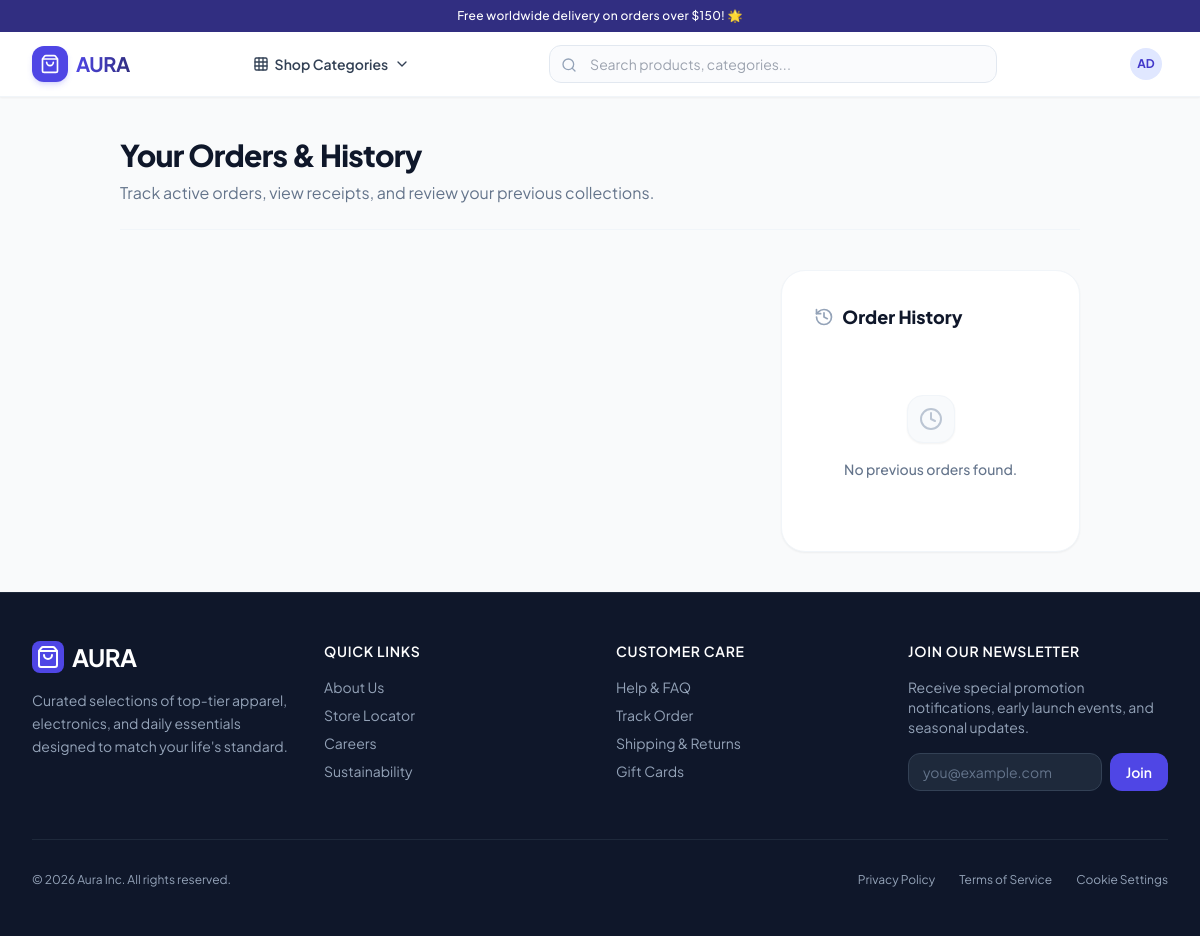
The page /orders/ordered-items (signed in) on the database as committed earlier.
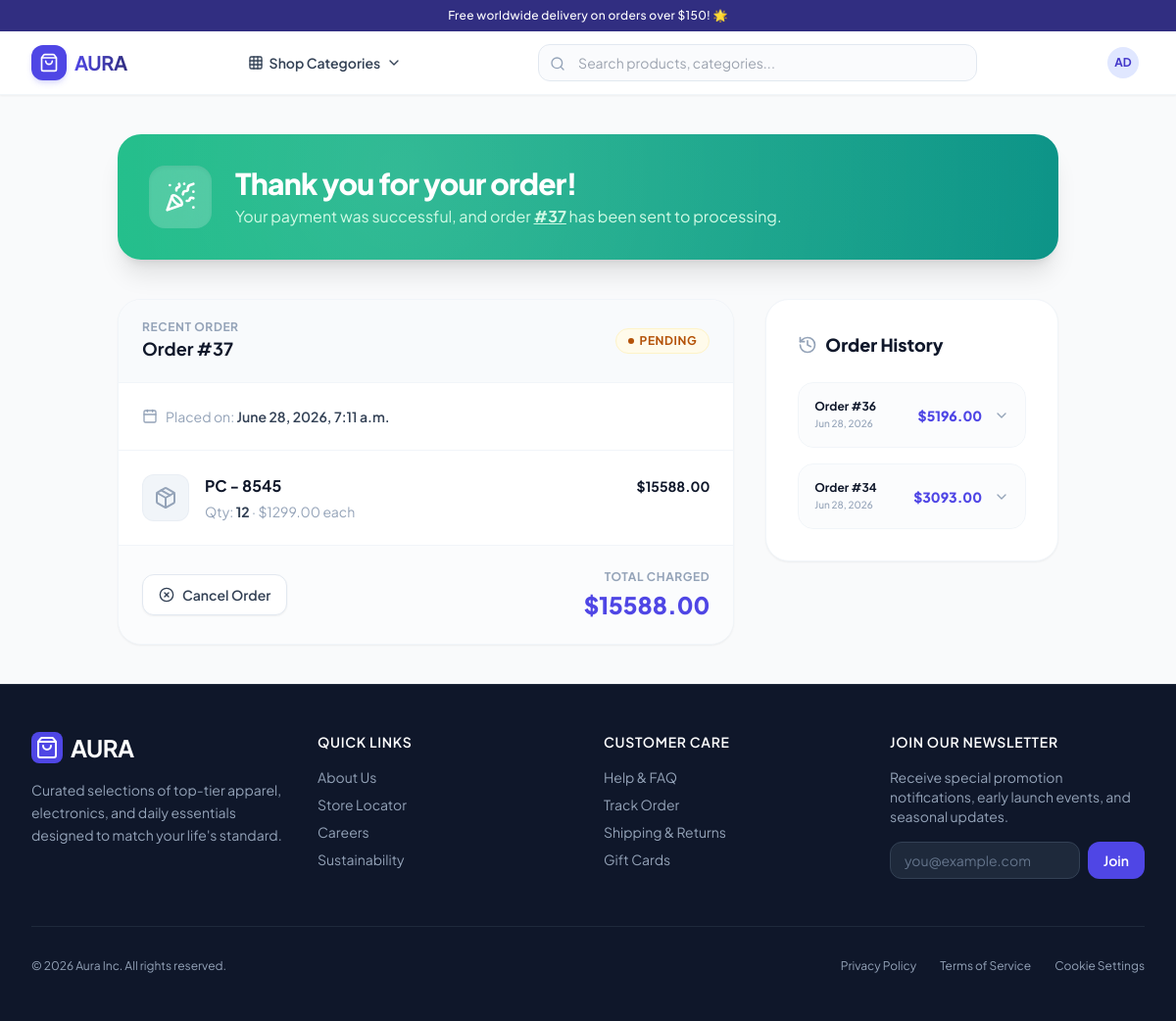
The same page on the database as committed later.
### orders/models.py (models this page shows, shortened)
class Order(models.Model):
    STATUS = (
        ('pending', 'Pending'),
        ('shipped' ,'Shipped'),
        ('delivered', 'Delivered'),
        ('cancelled', 'Cancelled')
    )
    user = models.ForeignKey(CustomUser, on_delete=models.CASCADE)
    status = models.CharField(max_length=20, choices=STATUS)
    created_at = models.DateTimeField(auto_now_add=True)
    def get_total_price(self):
        return sum(item.quantity * item.price_at_purchase for item in self.items.all())

class OrderItem(models.Model):
    order = models.ForeignKey(Order, on_delete=models.CASCADE, related_name='items')
    product = models.ForeignKey(Product, on_delete=models.CASCADE)
    quantity = models.IntegerField(default=1)
    price_at_purchase = models.DecimalField(max_digits=20, decimal_places=2)
    def get_subtotal(self):
        return self.quantity * self.price_at_purchase

### products/models.py (models this page shows, shortened)
class Product(models.Model):
    name = models.CharField(max_length=100)
    desc = models.CharField(max_length=500, null=True, blank=True)
    price = models.DecimalField(max_digits=20, decimal_places=2)
    quantity = models.IntegerField(default=0)
    is_active = models.BooleanField(default=True)
    image = models.ImageField(upload_to='products/', null=True, blank=True)
    subcategory = models.ForeignKey(Subcategory, on_delete=models.CASCADE, related_name='products', null=True, blank=True)
    created_at = models.DateTimeField(auto_now_add=True)

### orders/views.py (the view)
# urls.py: path('orders/ordered-items', OrderedItemsView.as_view(), name='order-success'),
class OrderedItemsView(LoginRequiredMixin, View):
    def get(self, request):
        user = request.user
        orders = Order.objects.filter(user=user).prefetch_related('items__product').order_by('-created_at')
        latest_order = orders.first()
        latest_order_total = 0
        if latest_order:
            latest_order_total = sum(
                item.quantity * item.price_at_purchase
                for item in latest_order.items.all()
            )
        context = {
            'orders': orders,
            'latest_order': latest_order,
            'latest_order_total': latest_order_total
        }
        return render(request, 'orders/order-success.html', context)

### products/context_processors.py (called while the page is built)
def categories_processor(request):
    context = {
        'categories': Category.objects.prefetch_related('subcategories').all()
    }
    if request.user.is_authenticated:
        context['saved_count'] = Saved.objects.filter(user=request.user).count()
    return context

### templates/orders/order-success.html (shortened to what the changed rows need)
{% extends 'base.html' %}
{% block content %}
<div class="max-w-5xl mx-auto px-4 sm:px-6 lg:px-8 py-10" x-data="{ activeOrder: null }">
    {% if latest_order %}
    <div class="bg-gradient-to-r from-emerald-500 to-teal-600 rounded-3xl p-8 text-white shadow-xl mb-10 relative overflow-hidden">
        <div class="absolute inset-0 bg-[radial-gradient(circle_at_30%_30%,rgba(255,255,255,0.15),transparent)]"></div>
        <div class="relative z-10 flex flex-col md:flex-row items-center gap-6 text-center md:text-left">
            <div class="w-16 h-16 bg-white/20 backdrop-blur-md rounded-2xl flex items-center justify-center text-white shrink-0 shadow-inner animate-bounce">
                <i data-lucide="party-popper" class="w-8 h-8"></i>
            </div>
            <div>
                <h1 class="text-2xl sm:text-3xl font-extrabold tracking-tight">Thank you for your order!</h1>
                <p class="text-emerald-100 text-sm sm:text-base mt-1">
                    Your payment was successful, and order <span class="font-bold underline">#{{ latest_order.id }}</span> has been sent to processing.
                </p>
            </div>
        </div>
    </div>
    {% else %}
    <div class="border-b border-slate-100 pb-6 mb-10">
        <h1 class="text-3xl font-extrabold tracking-tight text-slate-900">Your Orders & History</h1>
        <p class="text-slate-500 mt-2 text-sm sm:text-base">Track active orders, view receipts, and review your previous collections.</p>
    </div>
    {% endif %}
    <div class="grid grid-cols-1 lg:grid-cols-3 gap-8 items-start">
        <div class="lg:col-span-2 space-y-8">
            {% if latest_order %}
            <div class="bg-white rounded-3xl border border-slate-100 shadow-sm overflow-hidden">
                <div class="bg-slate-50 border-b border-slate-100 px-6 py-5 flex flex-wrap items-center justify-between gap-4">
                    <div>
                        <span class="text-xs font-bold text-slate-400 uppercase tracking-wider block">Recent Order</span>
                        <h2 class="text-lg font-bold text-slate-900 flex items-center gap-2">
                            Order #{{ latest_order.id }}
                        </h2>
                    </div>
                    <span class="inline-flex items-center gap-1.5 px-3 py-1 rounded-full text-xs font-bold tracking-wider uppercase
                        {% if 'Pending' in latest_order.get_status_display or 'Processing' in latest_order.get_status_display %}
                            bg-amber-50 text-amber-700 border border-amber-100
                        {% else %}
                            bg-emerald-50 text-emerald-700 border border-emerald-100
                        {% endif %}">
                        <span class="w-1.5 h-1.5 rounded-full bg-current {% if 'Pending' in latest_order.get_status_display or 'Processing' in latest_order.get_status_display %}animate-pulse{% endif %}"></span>
                        {{ latest_order.get_status_display }}
                    </span>
                </div>
                <div class="p-6 border-b border-slate-100 space-y-4 text-sm text-slate-600">
                    <div class="flex items-center gap-2 text-slate-400">
                        <i data-lucide="calendar" class="w-4 h-4 text-slate-400"></i>
                        <span>Placed on: <strong class="text-slate-700 font-semibold">{{ latest_order.created_at|date:"F j, Y, g:i a" }}</strong></span>
                    </div>
                </div>
                <div class="divide-y divide-slate-100">
                    {% for item in latest_order.items.all %}
                    <div class="p-6 flex items-start gap-4 hover:bg-slate-50/40 transition">
                        <div class="w-12 h-12 bg-slate-100 border border-slate-200/50 rounded-xl flex items-center justify-center text-slate-400 shrink-0">
                            <i data-lucide="package" class="w-6 h-6"></i>
                        </div>
                        <div class="flex-1 min-w-0">
                            <h4 class="font-bold text-slate-900 truncate text-sm sm:text-base">{{ item.product.name }}</h4>
                            <p class="text-xs sm:text-sm text-slate-400 mt-1">
                                Qty: <strong class="text-slate-700">{{ item.quantity }}</strong> &middot; ${{ item.price_at_purchase }} each
                            </p>
                        </div>
                        <div class="text-right shrink-0">
                            <span class="text-sm font-bold text-slate-900">${{ item.get_subtotal|floatformat:2 }}</span>
                        </div>
                    </div>
                    {% empty %}
                    <div class="p-8 text-center text-slate-400">
                        <i data-lucide="inbox" class="w-8 h-8 mx-auto mb-2 opacity-50"></i>
                        <p class="text-sm">No items found in this order.</p>
                    </div>
                    {% endfor %}
                </div>
                <div class="p-6 bg-slate-50/50 border-t border-slate-100 flex flex-col sm:flex-row items-center justify-between gap-4">
                    <form action="{% url 'delete-order' latest_order.pk %}" method="POST" class="w-full sm:w-auto">
                        <button
                            type="submit"
                            onclick="return confirm('Are you sure you want to cancel this order? This action cannot be undone.')"
                            class="w-full sm:w-auto inline-flex items-center justify-center gap-2 border border-slate-200 bg-white hover:bg-red-50 hover:text-red-700 hover:border-red-200 text-slate-700 font-semibold px-4 py-2.5 rounded-xl text-sm transition duration-150 shadow-sm"
                        >
                            <i data-lucide="x-circle" class="w-4 h-4"></i>
                            Cancel Order
                        </button>
                    </form>
                    <div class="text-right w-full sm:w-auto flex justify-between sm:block border-t sm:border-0 pt-4 sm:pt-0 border-slate-200">
                        <span class="text-xs text-slate-400 block sm:mb-1 uppercase tracking-wider font-bold">Total Charged</span>
                        <span class="text-2xl font-black text-brand-600">${{ latest_order_total|floatformat:2 }}</span>
                    </div>
                </div>
            </div>
            {% endif %}
        </div>
        <div class="lg:col-span-1 space-y-6">
            <div class="bg-white rounded-3xl border border-slate-100 p-6 md:p-8 shadow-sm">
                {% if orders.count > 1 or orders.count == 1 and not latest_order %}
                <div class="space-y-4">
                    {% for order in orders %}
                        {% if order != latest_order %}
                        <div class="border border-slate-100 rounded-2xl overflow-hidden transition hover:shadow-sm">
                            <button
                                type="button"
                                @click="activeOrder === {{ order.id }} ? activeOrder = null : activeOrder = {{ order.id }}"
                                class="w-full flex items-center justify-between p-4 bg-slate-50/50 text-left hover:bg-slate-50 transition"
                            >
                                <div>
                                    <span class="text-xs font-bold text-slate-900 block">Order #{{ order.id }}</span>
                                    <span class="text-[10px] text-slate-400 font-medium block mt-0.5">{{ order.created_at|date:"M d, Y" }}</span>
                                </div>
                                <div class="flex items-center gap-3">
                                    <span class="text-sm font-extrabold text-brand-600">${{ order.get_total_price|floatformat:2 }}</span>
                                    <i data-lucide="chevron-down" class="w-4 h-4 text-slate-400 transition-transform duration-200" :class="{'rotate-180': activeOrder === {{ order.id }}}"></i>
                                </div>
                            </button>
                        </div>
                        {% endif %}
                    {% endfor %}
                </div>
                {% else %}
                <div class="text-center py-10">
                    <div class="w-12 h-12 bg-slate-50 text-slate-400 rounded-2xl flex items-center justify-center mx-auto mb-4 border border-slate-100 shadow-sm">
                        <i data-lucide="clock" class="w-6 h-6 opacity-60"></i>
                    </div>
                    <p class="text-sm text-slate-500 font-medium">No previous orders found.</p>
                </div>
                {% endif %}
            </div>
        </div>
    </div>
</div>
{% endblock %}

Rows that differ between the two databases and show on the page:
added Order: id "37", status "PENDING", created_at "June 28, 2026, 7:11 a.m."
added OrderItem: product.name "PC - 8545", quantity "12", price_at_purchase "1299.00", get_subtotal "15588.00"
added Order: id "36", created_at "Jun 28, 2026", get_total_price "5196.00"
added Order: id "34", created_at "Jun 28, 2026", get_total_price "3093.00"
Other text that changed with them:
{{ latest_order_total|floatformat:2 }}: (not shown) → "15588.00"
text no longer shown: "Your Orders & History Track active orders, view receipts, and review your previous collections. No previous orders found."
text now shown: "Thank you for your order! Your payment was successful, and order # has been sent to processing. RECENT ORDER Order # Placed on: Cancel Order TOTAL CHARGED $"
